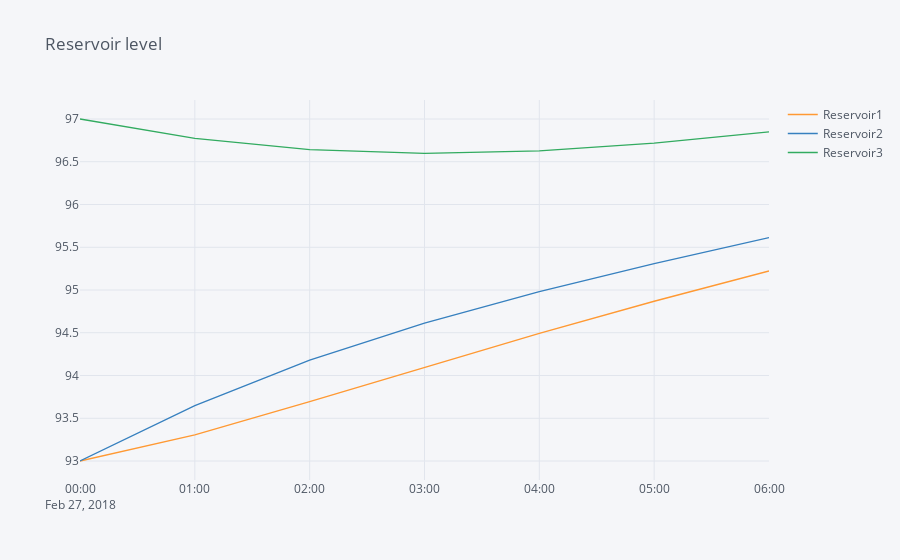
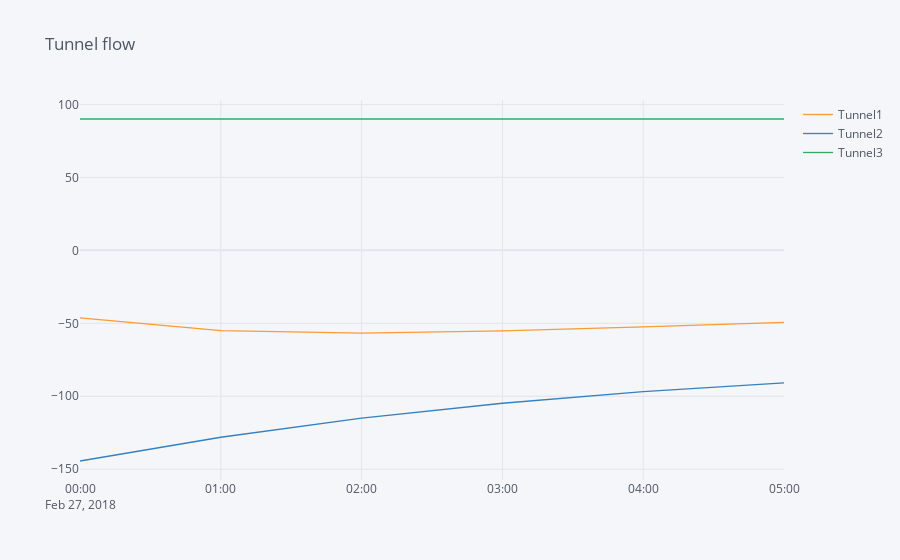

The notebook cell saved with these charts, in order:
### Markdown cell above
We create a system with three reservoirs, three tunnels and one plant. In the first model, **shop_default**, there are no gates to optimize, and the flow simply follows the physical laws of the tunnel system. Both the start level and the inflow in Reservoir3, the closest reservoir to the plant, is higher than in the other reservoirs. This means, that some of this extra water in Reservoir3 will naturally flow into the other reservoirs.

### Code cell
#Create a standard ShopSession
shop_default=ShopSession()
#Build a simple tunnel model without tunnel gates by calling function "build_model" in tunnel_model.py
build_model(shop_default)
#Optimize model by calling "run_model" in tunnel_model.py
run_model(shop_default)
#Display topology to the screen
display(shop_default.model.build_connection_tree())
#Display results for reservoir levels
pd.concat([obj.head.get().rename(obj.get_name()) for obj in shop_default.model.reservoir], axis=1).iplot(title="Reservoir level")
#Display results for tunnel flows
pd.concat([obj.flow.get().rename(obj.get_name()) for obj in shop_default.model.tunnel], axis=1).iplot(title="Tunnel flow")

### Figure 1 — Plotly figure (JSON) as saved in the notebook; plotly's stock layout.template omitted (floating-point values rounded to 4 significant figures)
{"data": [{"line": {"color": "rgba(255, 153, 51, 1.0)", "dash": "solid", "shape": "linear", "width": 1.3}, "mode": "lines", "name": "Reservoir1", "text": "", "type": "scatter", "x": ["2018-02-27 00:00:00", "2018-02-27 01:00:00", "2018-02-27 02:00:00", "2018-02-27 03:00:00", "2018-02-27 04:00:00", "2018-02-27 05:00:00", "2018-02-27 06:00:00"], "y": [93, 93.31, 93.7, 94.1, 94.49, 94.87, 95.22]}, {"line": {"color": "rgba(55, 128, 191, 1.0)", "dash": "solid", "shape": "linear", "width": 1.3}, "mode": "lines", "name": "Reservoir2", "text": "", "type": "scatter", "x": ["2018-02-27 00:00:00", "2018-02-27 01:00:00", "2018-02-27 02:00:00", "2018-02-27 03:00:00", "2018-02-27 04:00:00", "2018-02-27 05:00:00", "2018-02-27 06:00:00"], "y": [93, 93.65, 94.18, 94.61, 94.98, 95.31, 95.61]}, {"line": {"color": "rgba(50, 171, 96, 1.0)", "dash": "solid", "shape": "linear", "width": 1.3}, "mode": "lines", "name": "Reservoir3", "text": "", "type": "scatter", "x": ["2018-02-27 00:00:00", "2018-02-27 01:00:00", "2018-02-27 02:00:00", "2018-02-27 03:00:00", "2018-02-27 04:00:00", "2018-02-27 05:00:00", "2018-02-27 06:00:00"], "y": [97, 96.77, 96.64, 96.6, 96.63, 96.72, 96.85]}], "layout": {"autosize": true, "legend": {"bgcolor": "#F5F6F9", "font": {"color": "#4D5663"}}, "paper_bgcolor": "#F5F6F9", "plot_bgcolor": "#F5F6F9", "title": {"font": {"color": "#4D5663"}, "text": "Reservoir level"}, "xaxis": {"autorange": true, "gridcolor": "#E1E5ED", "range": ["2018-02-27", "2018-02-27 06:00"], "showgrid": true, "tickfont": {"color": "#4D5663"}, "title": {"font": {"color": "#4D5663"}, "text": ""}, "type": "date", "zerolinecolor": "#E1E5ED"}, "yaxis": {"autorange": true, "gridcolor": "#E1E5ED", "range": [92.78, 97.22], "showgrid": true, "tickfont": {"color": "#4D5663"}, "title": {"font": {"color": "#4D5663"}, "text": ""}, "type": "linear", "zerolinecolor": "#E1E5ED"}}}

### Figure 2 — Plotly figure (JSON) as saved in the notebook; plotly's stock layout.template omitted (floating-point values rounded to 4 significant figures)
{"data": [{"line": {"color": "rgba(255, 153, 51, 1.0)", "dash": "solid", "shape": "linear", "width": 1.3}, "mode": "lines", "name": "Tunnel1", "text": "", "type": "scatter", "x": ["2018-02-27 00:00:00", "2018-02-27 01:00:00", "2018-02-27 02:00:00", "2018-02-27 03:00:00", "2018-02-27 04:00:00", "2018-02-27 05:00:00"], "y": [-46.25, -55.04, -56.71, -55.24, -52.47, -49.41]}, {"line": {"color": "rgba(55, 128, 191, 1.0)", "dash": "solid", "shape": "linear", "width": 1.3}, "mode": "lines", "name": "Tunnel2", "text": "", "type": "scatter", "x": ["2018-02-27 00:00:00", "2018-02-27 01:00:00", "2018-02-27 02:00:00", "2018-02-27 03:00:00", "2018-02-27 04:00:00", "2018-02-27 05:00:00"], "y": [-144.4, -128.1, -115.0, -104.8, -96.88, -90.83]}, {"line": {"color": "rgba(50, 171, 96, 1.0)", "dash": "solid", "shape": "linear", "width": 1.3}, "mode": "lines", "name": "Tunnel3", "text": "", "type": "scatter", "x": ["2018-02-27 00:00:00", "2018-02-27 01:00:00", "2018-02-27 02:00:00", "2018-02-27 03:00:00", "2018-02-27 04:00:00", "2018-02-27 05:00:00"], "y": [90, 90, 90, 90, 90, 90]}], "layout": {"autosize": true, "legend": {"bgcolor": "#F5F6F9", "font": {"color": "#4D5663"}}, "paper_bgcolor": "#F5F6F9", "plot_bgcolor": "#F5F6F9", "title": {"font": {"color": "#4D5663"}, "text": "Tunnel flow"}, "xaxis": {"autorange": true, "gridcolor": "#E1E5ED", "range": ["2018-02-27", "2018-02-27 05:00"], "showgrid": true, "tickfont": {"color": "#4D5663"}, "title": {"font": {"color": "#4D5663"}, "text": ""}, "type": "date", "zerolinecolor": "#E1E5ED"}, "yaxis": {"autorange": true, "gridcolor": "#E1E5ED", "range": [-157.4, 103.0], "showgrid": true, "tickfont": {"color": "#4D5663"}, "title": {"font": {"color": "#4D5663"}, "text": ""}, "type": "linear", "zerolinecolor": "#E1E5ED"}}}
